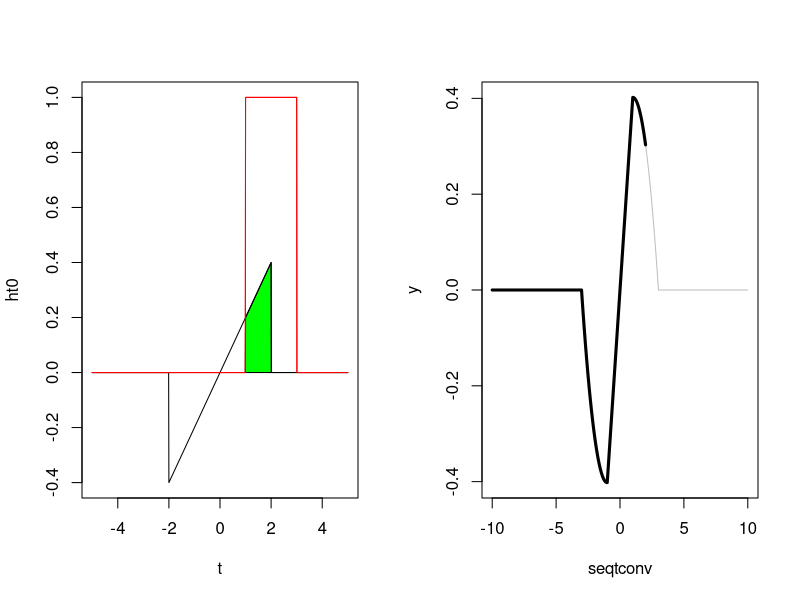

R code for this plot:
## ---- chunk 1
t <- seq(-5,5,1/100); x = t*0; h = t*0; seqt = which(t>=-2 & t<=2)
x[seqt] <- 0.2*t[seqt]; seqt = which(t>=-1 & t<=1); h[seqt] <- 1
## ---- chunk 2
library(stats); y <- convolve(x,rev(h),type="open")/100
seqtconv <- seq(2*(-5),2*5,1/100)
## ---- chunk 3
library(Hmisc); ht0 <- rev(h); t0 <- 2; 
ht0 <- Lag(ht0, 2*100);ht0[is.na(ht0)] <- 0; xht0 <- x*ht0; 
## ---- chunk 4
par(mfrow=c(1,2));plot(t,ht0,"l",col="red", ylim=c(min(h,xht0,x),max(h,xht0,x)))  
polygon(t,xht0,col="green"); lines(t,x,"l", col="black"); lines(t,ht0,col="red") 
plot(seqtconv,y,"l",col="grey"); tind <- which(seqtconv<=t0)
lines(seqtconv[tind],y[tind],lwd="3")
